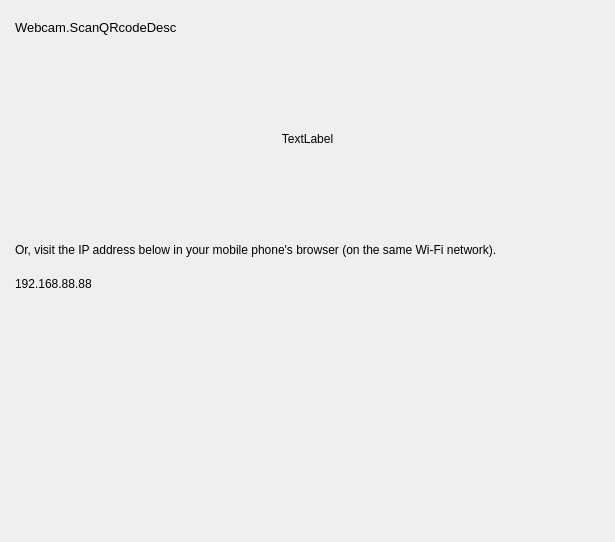
<?xml version="1.0" encoding="UTF-8"?>
<ui version="4.0">
 <class>RemoteControlDialog</class>
 <widget class="QDialog" name="RemoteControlDialog">
  <property name="geometry">
   <rect>
    <x>0</x>
    <y>0</y>
    <width>615</width>
    <height>542</height>
   </rect>
  </property>
  <property name="windowTitle">
   <string>Dialog</string>
  </property>
  <layout class="QVBoxLayout" name="verticalLayout">
   <property name="spacing">
    <number>20</number>
   </property>
   <property name="leftMargin">
    <number>15</number>
   </property>
   <property name="topMargin">
    <number>20</number>
   </property>
   <property name="rightMargin">
    <number>15</number>
   </property>
   <item>
    <widget class="QLabel" name="label">
     <property name="font">
      <font>
       <pointsize>10</pointsize>
      </font>
     </property>
     <property name="text">
      <string>Webcam.ScanQRcodeDesc</string>
     </property>
     <property name="wordWrap">
      <bool>true</bool>
     </property>
    </widget>
   </item>
   <item>
    <widget class="QWidget" name="widget" native="true">
     <layout class="QHBoxLayout" name="horizontalLayout">
      <item>
       <widget class="QLabel" name="labelQRCodePic">
        <property name="minimumSize">
         <size>
          <width>0</width>
          <height>150</height>
         </size>
        </property>
        <property name="text">
         <string>TextLabel</string>
        </property>
        <property name="alignment">
         <set>Qt::AlignCenter</set>
        </property>
       </widget>
      </item>
     </layout>
    </widget>
   </item>
   <item>
    <widget class="QLabel" name="label_2">
     <property name="text">
      <string>Or, visit the IP address below in your mobile phone's browser (on the same Wi-Fi network).</string>
     </property>
     <property name="wordWrap">
      <bool>true</bool>
     </property>
    </widget>
   </item>
   <item>
    <widget class="QLabel" name="lableIpAdress">
     <property name="text">
      <string>192.168.88.88</string>
     </property>
    </widget>
   </item>
   <item>
    <spacer name="verticalSpacer">
     <property name="orientation">
      <enum>Qt::Vertical</enum>
     </property>
     <property name="sizeHint" stdset="0">
      <size>
       <width>20</width>
       <height>40</height>
      </size>
     </property>
    </spacer>
   </item>
  </layout>
 </widget>
 <resources/>
 <connections/>
</ui>
